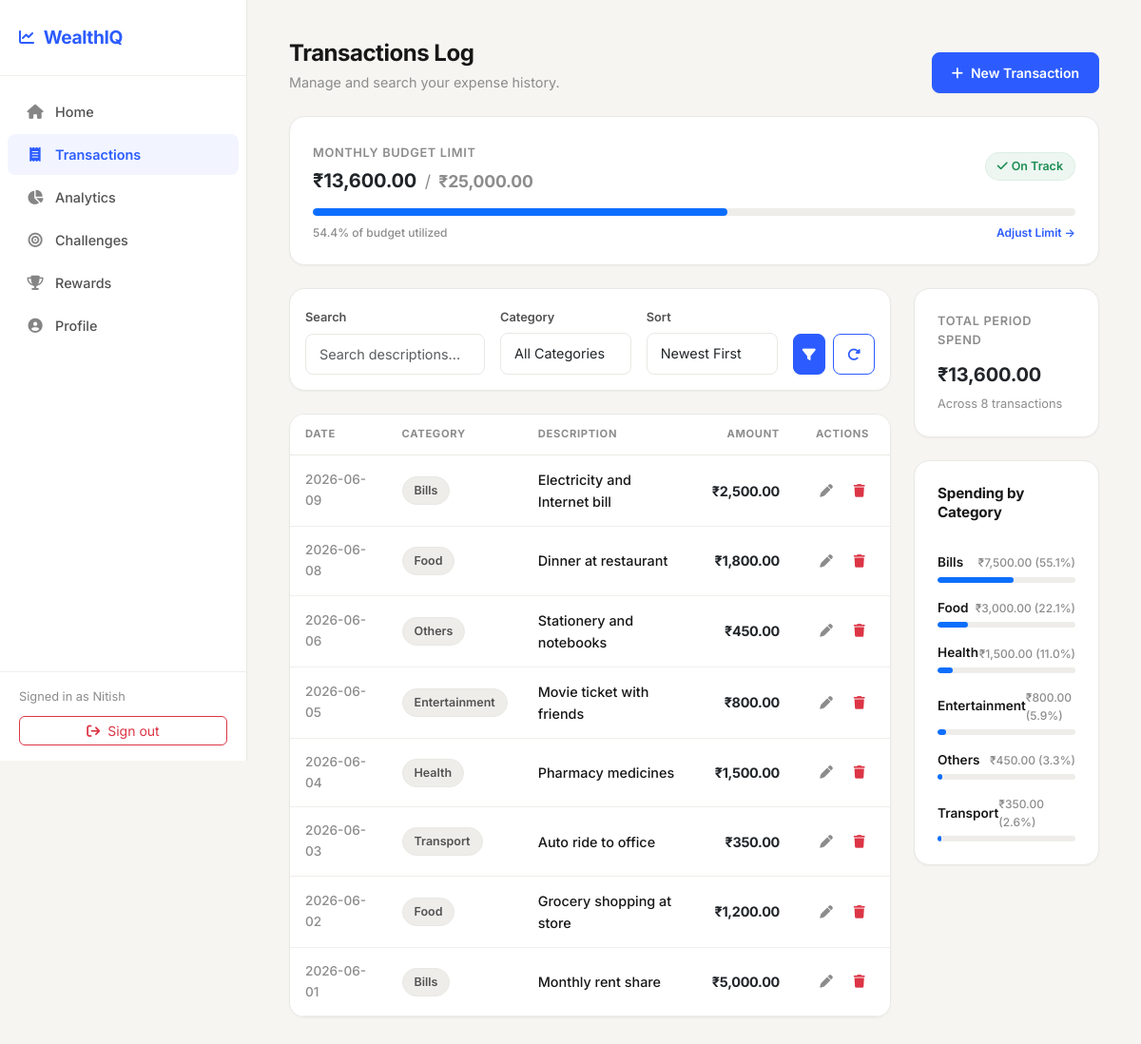
The app's page /dashboard (signed in) with its own data.
### tables this page shows
CREATE TABLE users (
        id INTEGER PRIMARY KEY AUTOINCREMENT,
        name TEXT NOT NULL,
        email TEXT UNIQUE NOT NULL,
        password TEXT NOT NULL,
        budget REAL DEFAULT 20000.0
    );

CREATE TABLE expenses (
        id INTEGER PRIMARY KEY AUTOINCREMENT,
        user_id INTEGER NOT NULL,
        amount REAL NOT NULL,
        category TEXT NOT NULL,
        date TEXT NOT NULL,
        description TEXT,
        created_at TIMESTAMP DEFAULT CURRENT_TIMESTAMP,
        FOREIGN KEY(user_id) REFERENCES users(id) ON DELETE CASCADE
    );

### app.py (the view)
@app.route("/dashboard")
@login_required
def dashboard():
    selected_category = request.args.get("category", "")
    start_date = request.args.get("start_date", "")
    end_date = request.args.get("end_date", "")
    search_query = request.args.get("search", "").strip()
    sort_by = request.args.get("sort_by", "date_desc")
    conn = get_db()
    query = "SELECT * FROM expenses WHERE user_id = ?"
    params = [g.user["id"]]
    if selected_category:
        query += " AND category = ?"
        params.append(selected_category)
    if start_date:
        query += " AND date >= ?"
        params.append(start_date)
    if end_date:
        query += " AND date <= ?"
        params.append(end_date)
    if search_query:
        query += " AND description LIKE ?"
        params.append(f"%{search_query}%")
    sort_options = {
        "date_desc": " ORDER BY date DESC, id DESC",
        "date_asc": " ORDER BY date ASC, id ASC",
        "amount_desc": " ORDER BY amount DESC",
        "amount_asc": " ORDER BY amount ASC"
    }
    query += sort_options.get(sort_by, sort_options["date_desc"])
    expenses = conn.execute(query, params).fetchall()
    total_expenses = conn.execute(
        "SELECT SUM(amount) FROM expenses WHERE user_id = ?",
        (g.user["id"],)
    ).fetchone()[0] or 0.0
    total_transactions = conn.execute(
        "SELECT COUNT(*) FROM expenses WHERE user_id = ?",
        (g.user["id"],)
    ).fetchone()[0] or 0
    current_year_month = datetime.now().strftime("%Y-%m")
    current_month_spent = conn.execute(
        "SELECT SUM(amount) FROM expenses WHERE user_id = ? AND date LIKE ?",
        (g.user["id"], f"{current_year_month}%")
    ).fetchone()[0] or 0.0
    user_budget = g.user["budget"] or 20000.0
    budget_percent = min((current_month_spent / user_budget) * 100, 100.0) if user_budget > 0 else 0
    if current_month_spent > user_budget:
        budget_status = "danger"
    elif current_month_spent > (user_budget * 0.8):
        budget_status = "warning"
    else:
        budget_status = "normal"
    category_data = conn.execute(
        "SELECT category, SUM(amount) as total FROM expenses WHERE user_id = ? GROUP BY category ORDER BY total DESC",
        (g.user["id"],)
    ).fetchall()
    category_summary = []
    for row in category_data:
        percent = (row["total"] / total_expenses * 100) if total_expenses > 0 else 0
        category_summary.append({
            "category": row["category"],
            "total": row["total"],
            "percent": round(percent, 1)
        })
    top_category = category_summary[0]["category"] if category_summary else "N/A"
    categories_list = ["Food", "Bills", "Transport", "Health", "Entertainment", "Others"]
    conn.close()
    return render_template(
        "dashboard.html",
        expenses=expenses,
        selected_category=selected_category,
        start_date=start_date,
        end_date=end_date,
        search_query=search_query,
        sort_by=sort_by,
        total_expenses=total_expenses,
        total_transactions=total_transactions,
        current_month_spent=current_month_spent,
        budget_percent=round(budget_percent, 1),
        budget_status=budget_status,
        category_summary=category_summary,
        top_category=top_category,
        categories_list=categories_list
    )

### templates/dashboard.html (shortened to what this page needs)
{% extends "base.html" %}
{% block content %}
<div class="container-fluid py-2">
    <div class="d-flex flex-column flex-sm-row justify-content-between align-items-sm-end mb-4 gap-3">
        <div>
            <h2 class="fw-bold mb-1" style="font-size: 1.5rem; letter-spacing: -0.02em;">Transactions Log</h2>
            <p class="text-muted mb-0" style="font-size: 0.9rem;">Manage and search your expense history.</p>
        </div>
        <a href="{{ url_for('add_expense') }}" class="btn btn-primary">
            <i class="fa-solid fa-plus me-2"></i>New Transaction
        </a>
    </div>
    <div class="card p-4 mb-4">
        <div class="d-flex justify-content-between align-items-center mb-3">
            <div>
                <span class="section-subtitle">Monthly Budget Limit</span>
                <h3 class="fw-bold mb-0 mt-1" style="font-size: 1.25rem;">
                    <span class="text-dark">₹{{ "{:,.2f}".format(current_month_spent) }}</span>
                    <span class="text-muted mx-1" style="font-weight: 400; font-size: 1.1rem;">/</span>
                    <span class="text-muted" style="font-size: 1.1rem;">₹{{ "{:,.2f}".format(g.user.budget) }}</span>
                </h3>
            </div>
            <div>
                {% if budget_status == 'danger' %}
                    <span class="category-badge" style="background: var(--danger-subtle); color: var(--danger); border-color: var(--danger-subtle);"><i class="fa-solid fa-circle-exclamation me-1"></i> Over Budget</span>
                {% elif budget_status == 'warning' %}
                    <span class="category-badge" style="background: var(--warning-subtle); color: var(--warning); border-color: var(--warning-subtle);"><i class="fa-solid fa-triangle-exclamation me-1"></i> Near Limit</span>
                {% else %}
                    <span class="category-badge" style="background: var(--success-subtle); color: var(--success); border-color: var(--success-subtle);"><i class="fa-solid fa-check me-1"></i> On Track</span>
                {% endif %}
            </div>
        </div>
        <div class="progress mb-2" style="height: 8px;">
            <div class="progress-bar {% if budget_status == 'danger' %}bg-danger{% elif budget_status == 'warning' %}bg-warning{% else %}bg-primary{% endif %}"
                 role="progressbar" style="width: {{ budget_percent }}%"
                 aria-valuenow="{{ budget_percent }}" aria-valuemin="0" aria-valuemax="100"></div>
        </div>
        <div class="d-flex justify-content-between align-items-center">
            <span class="text-muted" style="font-size: 0.75rem; font-weight: 500;">{{ budget_percent }}% of budget utilized</span>
            <a href="{{ url_for('profile') }}" class="text-primary" style="font-size: 0.75rem; font-weight: 600;">Adjust Limit &rarr;</a>
        </div>
    </div>
    <div class="row g-4">
        <div class="col-xl-9 col-lg-8">
            <div class="card p-3 mb-4" style="background: var(--surface);">
                <form method="GET" action="{{ url_for('dashboard') }}" class="m-0">
                    <div class="row g-3 align-items-end">
                        <div class="col-md-4">
                            <label for="search" class="form-label">Search</label>
                            <input type="text" id="search" name="search" class="form-control"
                                   placeholder="Search descriptions..." value="{{ search_query }}">
                        </div>
                        <div class="col-md-3">
                            <label for="category" class="form-label">Category</label>
                            <select id="category" name="category" class="form-select">
                                <option value="">All Categories</option>
                            </select>
                        </div>
                        <div class="col-md-3">
                            <label for="sort_by" class="form-label">Sort</label>
                            <select id="sort_by" name="sort_by" class="form-select">
                                <option value="date_desc" {% if sort_by == 'date_desc' %}selected{% endif %}>Newest First</option>
                            </select>
                        </div>
                        <div class="col-md-2 d-flex gap-2">
                            <button type="submit" class="btn btn-primary flex-grow-1" style="padding: 10px 0;"><i class="fa-solid fa-filter"></i></button>
                            <a href="{{ url_for('dashboard') }}" class="btn btn-outline-primary" style="padding: 10px 14px;"><i class="fa-solid fa-rotate-right"></i></a>
                        </div>
                    </div>
                </form>
            </div>
            <div class="card p-0 overflow-hidden">
                {% if expenses %}
                <div class="table-responsive">
                    <table class="table mb-0">
                        <thead style="background: var(--bg-alt);">
                            <tr>
                                <th>Date</th>
                                <th>Category</th>
                                <th>Description</th>
                                <th class="text-end">Amount</th>
                                <th class="text-center" style="width: 100px;">Actions</th>
                            </tr>
                        </thead>
                        <tbody>
                            {% for expense in expenses %}
                            <tr>
                                <td class="text-muted" style="font-size: 0.85rem; font-weight: 500;">
                                    {{ expense.date }}
                                </td>
                                <td>
                                    <span class="category-badge">{{ expense.category }}</span>
                                </td>
                                <td style="font-weight: 500; color: var(--text);">
                                    {{ expense.description or '<span class="text-muted" style="font-style: italic; font-weight: 400;">No description</span>'|safe }}
                                </td>
                                <td class="text-end fw-bold" style="letter-spacing: -0.02em;">
                                    ₹{{ "{:,.2f}".format(expense.amount) }}
                                </td>
                                <td class="text-center">
                                    <div class="d-flex justify-content-center gap-1">
                                        <a href="{{ url_for('edit_expense', id=expense.id) }}" class="btn btn-sm text-muted" style="padding: 4px 8px; font-size: 0.85rem;" title="Edit">
                                            <i class="fa-solid fa-pen"></i>
                                        </a>
                                        <a href="{{ url_for('delete_expense', id=expense.id) }}"
                                           class="btn btn-sm text-danger" style="padding: 4px 8px; font-size: 0.85rem;"
                                           onclick="return confirm('Are you sure you want to delete this expense?');"
                                           title="Delete">
                                            <i class="fa-solid fa-trash"></i>
                                        </a>
                                    </div>
                                </td>
                            </tr>
                            {% endfor %}
                        </tbody>
                    </table>
                </div>
                {% endif %}
            </div>
        </div>
        <div class="col-xl-3 col-lg-4">
            <div class="d-flex flex-column gap-4">
                <div class="card p-4">
                    <span class="section-subtitle">Total Period Spend</span>
                    <h3 class="fw-bold mb-0 text-dark">₹{{ "{:,.2f}".format(total_expenses) }}</h3>
                    <p class="text-muted mt-2 mb-0" style="font-size: 0.8rem;">Across {{ total_transactions }} transactions</p>
                </div>
                <div class="card p-4">
                    <h5 class="section-title">Spending by Category</h5>
                    {% if category_summary %}
                    <div class="d-flex flex-column gap-3 mt-3">
                        {% for cat in category_summary %}
                        <div>
                            <div class="d-flex justify-content-between align-items-center mb-1">
                                <span style="font-size: 0.85rem; font-weight: 600; color: var(--text);">{{ cat.category }}</span>
                                <span class="text-muted" style="font-size: 0.75rem; font-weight: 500;">₹{{ "{:,.2f}".format(cat.total) }} ({{ cat.percent }}%)</span>
                            </div>
                            <div class="progress" style="height: 6px; background: var(--bg-alt);">
                                <div class="progress-bar bg-primary" role="progressbar" style="width: {{ cat.percent }}%"></div>
                            </div>
                        </div>
                        {% endfor %}
                    </div>
                    {% else %}
                    <div class="empty-state" style="padding: 24px 0;">
                        <p style="font-size: 0.85rem;">No data available.</p>
                    </div>
                    {% endif %}
                </div>
            </div>
        </div>
    </div>
</div>
{% endblock %}

### templates/base.html (shortened to what this page needs)
<!DOCTYPE html>
<html lang="en">
<head>
    <link rel="stylesheet" href="https://cdnjs.cloudflare.com/ajax/libs/font-awesome/6.4.0/css/all.min.css">
    <link href="https://cdn.jsdelivr.net/npm/bootstrap@5.3.0/dist/css/bootstrap.min.css" rel="stylesheet">
    <link rel="stylesheet" href="{{ url_for('static', filename='css/style.css') }}">
</head>
<body class="{% block body_class %}{% endblock %}">
    {% if g.user and request.endpoint not in ['landing', 'login', 'register'] %}
    <div class="wrapper">
        <aside class="sidebar" id="sidebar">
            <div class="sidebar-header">
                <a href="{{ url_for('home') }}" class="sidebar-brand">
                    <i class="fa-solid fa-chart-line"></i>
                    WealthIQ
                </a>
            </div>
            <nav class="sidebar-menu">
                <a href="{{ url_for('home') }}" class="sidebar-link {% if request.endpoint == 'home' %}active{% endif %}" id="nav-home">
                    <i class="fa-solid fa-house"></i> Home
                </a>
                <a href="{{ url_for('dashboard') }}" class="sidebar-link {% if request.endpoint == 'dashboard' %}active{% endif %}" id="nav-log">
                    <i class="fa-solid fa-receipt"></i> Transactions
                </a>
                <a href="{{ url_for('analytics') }}" class="sidebar-link {% if request.endpoint == 'analytics' %}active{% endif %}" id="nav-analytics">
                    <i class="fa-solid fa-chart-pie"></i> Analytics
                </a>
                <a href="{{ url_for('challenges') }}" class="sidebar-link {% if request.endpoint == 'challenges' %}active{% endif %}" id="nav-challenges">
                    <i class="fa-solid fa-bullseye"></i> Challenges
                </a>
                <a href="{{ url_for('rewards') }}" class="sidebar-link {% if request.endpoint == 'rewards' %}active{% endif %}" id="nav-rewards">
                    <i class="fa-solid fa-trophy"></i> Rewards
                </a>
                <a href="{{ url_for('profile') }}" class="sidebar-link {% if request.endpoint == 'profile' %}active{% endif %}" id="nav-profile">
                    <i class="fa-solid fa-user-circle"></i> Profile
                </a>
            </nav>
            <div class="sidebar-footer">
                <span class="sidebar-user">Signed in as {{ g.user.name.split(' ')[0] }}</span>
                <a href="{{ url_for('logout') }}" class="btn btn-outline-danger w-100 btn-sm rounded-2">
                    <i class="fa-solid fa-arrow-right-from-bracket me-1"></i> Sign out
                </a>
            </div>
        </aside>
        <main class="main-content">
            <div class="content-wrapper">
                {% block content %}{% endblock %}
            </div>
        </main>
    </div>
    {% endif %}
</body>
</html>

### records on screen
users: user.name "Nitish", user.budget "25,000.00"
expenses: date "2026-06-09", category "Bills", description "Electricity and Internet bill", amount "2,500.00"
expenses: date "2026-06-08", category "Food", description "Dinner at restaurant", amount "1,800.00"
expenses: date "2026-06-06", category "Others", description "Stationery and notebooks", amount "450.00", total "450.00", percent "3.3"
expenses: date "2026-06-05", category "Entertainment", description "Movie ticket with friends", amount "800.00", total "800.00", percent "5.9"
expenses: date "2026-06-04", category "Health", description "Pharmacy medicines", amount "1,500.00", total "1,500.00", percent "11.0"
expenses: date "2026-06-03", category "Transport", description "Auto ride to office", amount "350.00", total "350.00", percent "2.6"
expenses: date "2026-06-02", category "Food", description "Grocery shopping at store", amount "1,200.00"
expenses: date "2026-06-01", category "Bills", description "Monthly rent share", amount "5,000.00"

### other values on screen
{{ "{:,.2f}".format(current_month_spent) }} "13,600.00"
{{ budget_percent }} "54.4"
{{ "{:,.2f}".format(total_expenses) }} "13,600.00"
{{ total_transactions }} "8"
{{ cat.category }} "Bills" "Food"
{{ "{:,.2f}".format(cat.total) }} "7,500.00" "3,000.00"
{{ cat.percent }} "55.1" "22.1"
